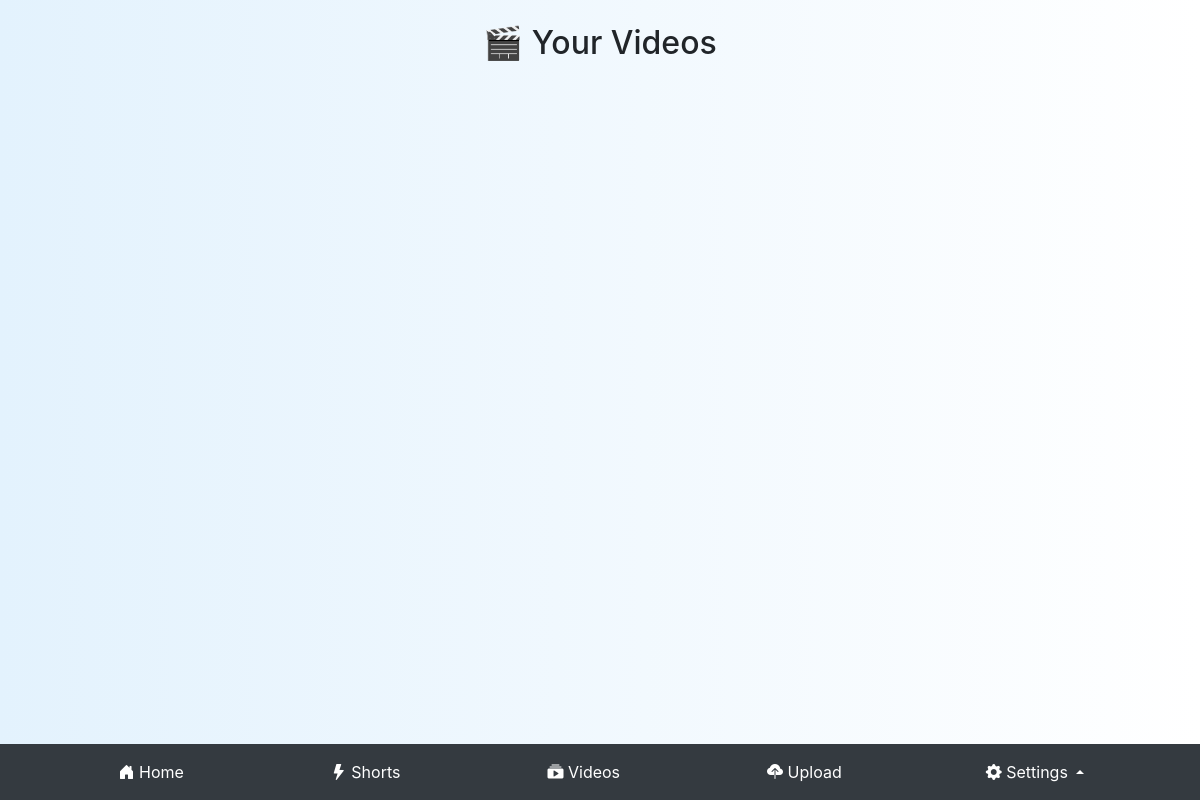
The app's page /video_list/, older data.
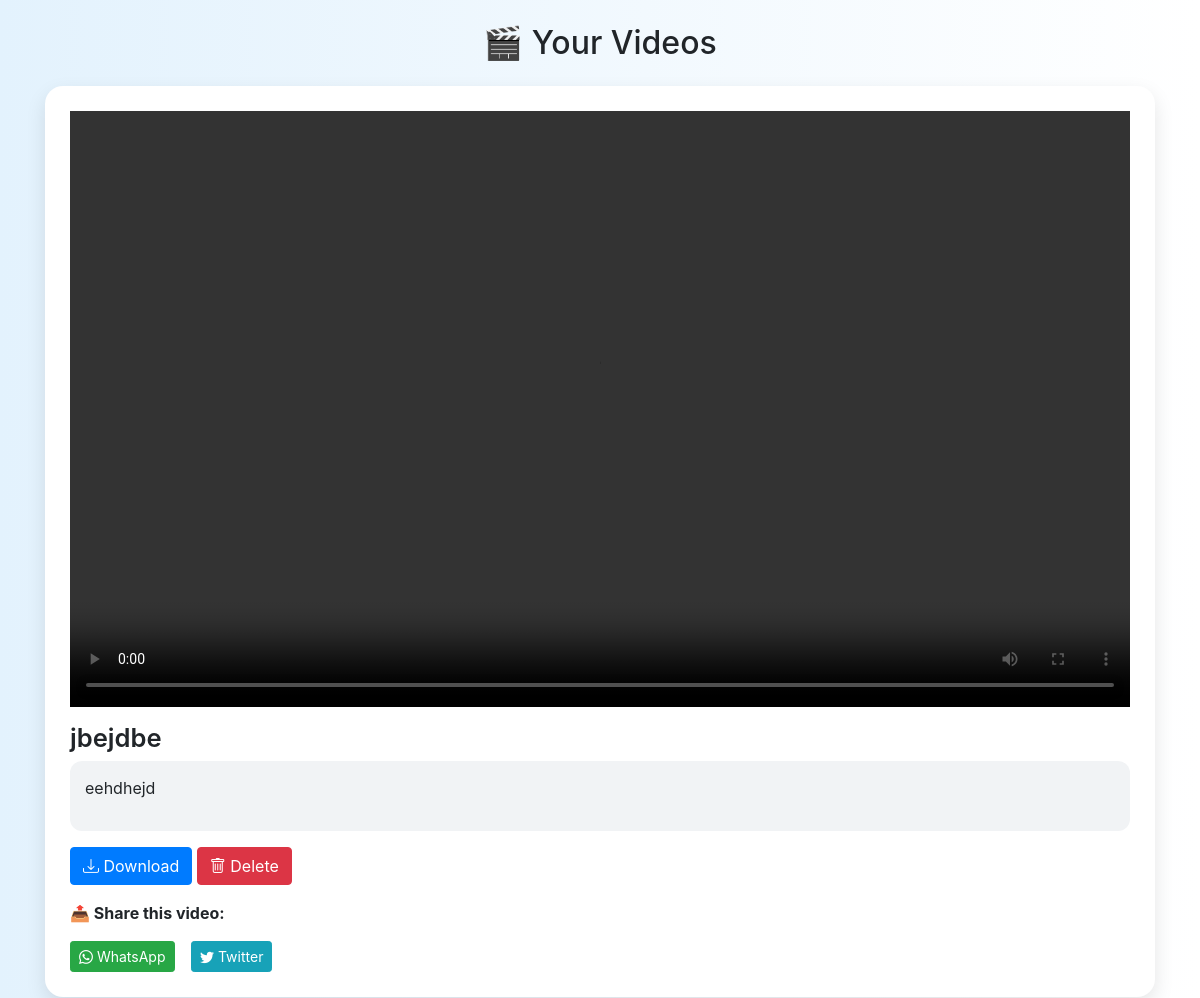
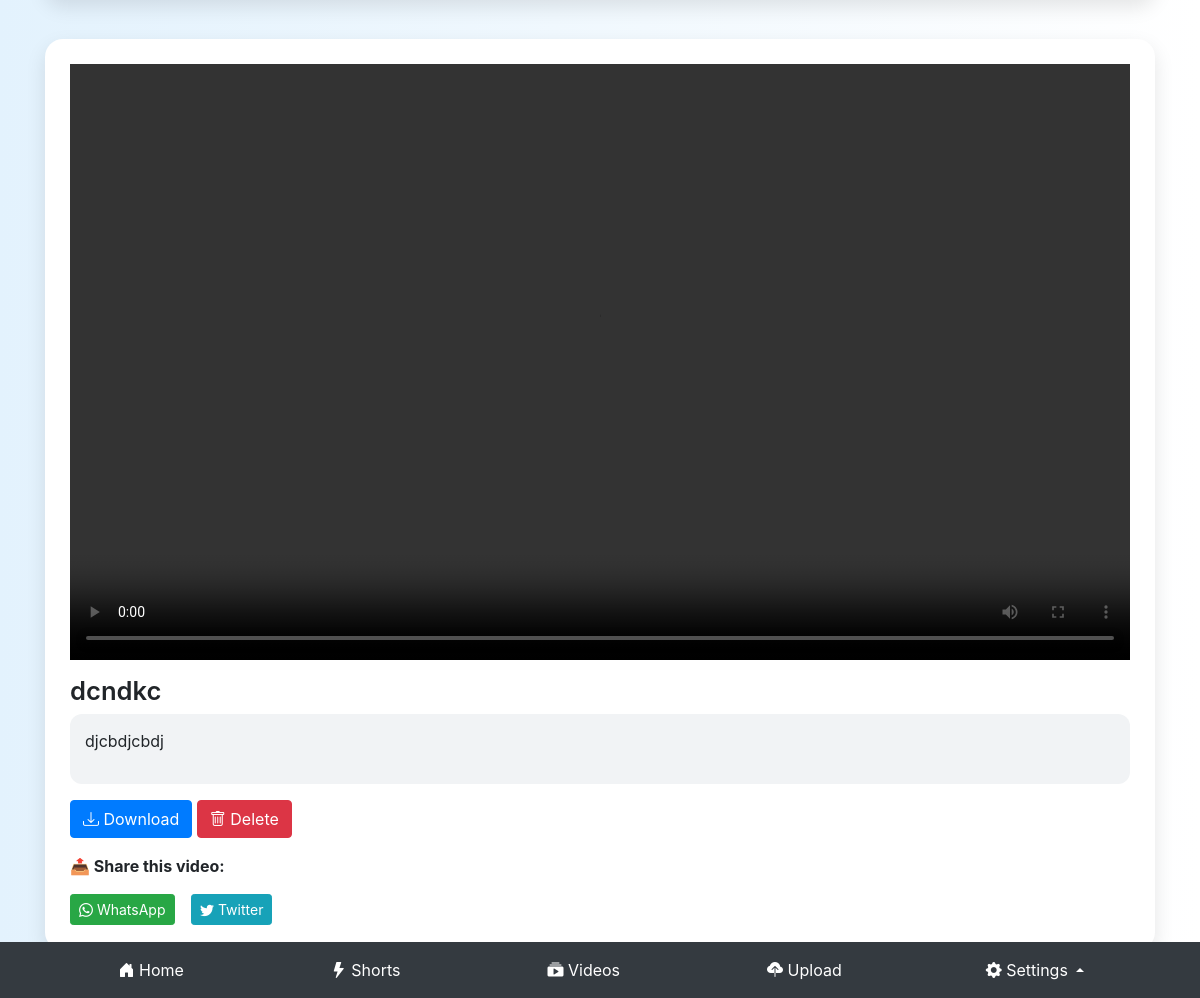
The same page, newer data (2 pictures, top to bottom).
### myapp/models.py (models this page shows)
class Video(models.Model):
    title=models.CharField(max_length=50)
    videofile=models.FileField(upload_to='videos/')
    description=models.TextField()
    uploaded_at=models.DateTimeField(auto_now_add=True)

### myapp/views.py (the view)
# urls.py: path('video_list/',views.videolist,name='video'),
def videolist(request):
        videos=Video.objects.all()
        return render(request,'videolist.html',{'video':videos})

### myapp/templates/videolist.html (shortened to what this page needs)
<!DOCTYPE html>
<html lang="en">
<head>
    {% load static %}
    <link rel="stylesheet" href="https://stackpath.bootstrapcdn.com/bootstrap/4.5.2/css/bootstrap.min.css">
    <link rel="stylesheet" href="https://cdn.jsdelivr.net/npm/bootstrap-icons@1.10.5/font/bootstrap-icons.css">
</head>
<body class="bg-light">
<div class="container mt-4 mb-5">
    <h2 class="text-center mb-4">🎬 Your Videos</h2>
    {% for videos in video %}
    <div class="video-card">
        <div class="embed-responsive embed-responsive-16by9">
            <video class="embed-responsive-item" controls>
                <source src="{{ videos.videofile.url }}">
            </video>
        </div>
        <h4 class="video-title">{{ videos.title }}</h4>
        <div class="video-description mt-2">
            <p>{{ videos.description }}</p>
        </div>
        <div class="mt-3">
            <a href="{{ videos.videofile.url }}" download class="btn btn-primary">
                <i class="bi bi-download"></i> Download
            </a>
            <a href="/delete/{{ videos.id }}" class="btn btn-danger" onclick="return confirm('Do you want to delete?')">
                <i class="bi bi-trash"></i> Delete
            </a>
        </div>
        <div class="share-links mt-3">
            <p><strong>📤 Share this video:</strong></p>
            <a class="btn btn-success btn-sm" href="https://wa.me/?text={{ request.build_absolute_uri }}" target="_blank">
                <i class="bi bi-whatsapp"></i> WhatsApp
            </a>
            <a class="btn btn-info btn-sm" href="https://twitter.com/intent/tweet?url={{ request.build_absolute_uri }}" target="_blank">
                <i class="bi bi-twitter"></i> Twitter
            </a>
        </div>
    </div>
    {% endfor %}
</div>
<nav class="navbar navbar-expand-lg navbar-dark bg-dark fixed-bottom">
    <div class="container justify-content-around">
        <a class="nav-link text-white" href="/"><i class="bi bi-house-door-fill"></i> Home</a>
        <a class="nav-link text-white" href="/shorts/"><i class="bi bi-lightning-fill"></i> Shorts</a>
        <a class="nav-link text-white" href="/video_list/"><i class="bi bi-collection-play-fill"></i> Videos</a>
        <a class="nav-link text-white" href="/upload/"><i class="bi bi-cloud-upload-fill"></i> Upload</a>
        <div class="btn-group dropup">
            <button type="button" class="btn text-white dropdown-toggle" data-toggle="dropdown">
                <i class="bi bi-gear-fill"></i> Settings
            </button>
        </div>
    </div>
</nav>
</body>
</html>

### myapp/templates/videolist.html (style rules this page uses)
body { background: linear-gradient(to right, #e3f2fd, #ffffff); }
.video-card { background-color: #ffffff; border-radius: 18px; box-shadow: 0 8px 20px rgba(0, 0, 0, 0.1); padding: 25px; margin-bottom: 40px; }
.video-title { font-size: 1.6rem; font-weight: 600; margin-top: 15px; }
.video-description { background-color: #f1f3f5; padding: 15px; border-radius: 12px; }
.share-links a { margin-right: 12px; }

Row changes from the older to the newer data that the page shows:
added Video: title "jbejdbe", description "eehdhejd"
added Video: title "dcndkc", description "djcbdjcbdj"
